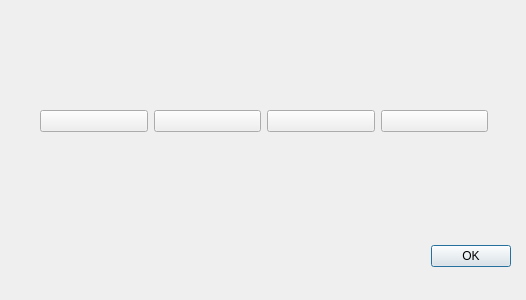
<?xml version="1.0" encoding="UTF-8"?>
<ui version="4.0">
 <class>WhiteQueenDialog</class>
 <widget class="QDialog" name="WhiteQueenDialog">
  <property name="geometry">
   <rect>
    <x>0</x>
    <y>0</y>
    <width>526</width>
    <height>300</height>
   </rect>
  </property>
  <property name="windowTitle">
   <string>Dialog</string>
  </property>
  <widget class="QDialogButtonBox" name="buttonBox">
   <property name="geometry">
    <rect>
     <x>170</x>
     <y>240</y>
     <width>341</width>
     <height>32</height>
    </rect>
   </property>
   <property name="orientation">
    <enum>Qt::Horizontal</enum>
   </property>
   <property name="standardButtons">
    <set>QDialogButtonBox::Ok</set>
   </property>
  </widget>
  <widget class="QWidget" name="horizontalLayoutWidget">
   <property name="geometry">
    <rect>
     <x>40</x>
     <y>70</y>
     <width>448</width>
     <height>103</height>
    </rect>
   </property>
   <layout class="QHBoxLayout" name="horizontalLayout">
    <item>
     <widget class="QPushButton" name="queen">
      <property name="text">
       <string/>
      </property>
      <property name="icon">
       <iconset resource="images.qrc">
        <normaloff>:/assets/queen_w.svg</normaloff>:/assets/queen_w.svg</iconset>
      </property>
      <property name="iconSize">
       <size>
        <width>95</width>
        <height>95</height>
       </size>
      </property>
     </widget>
    </item>
    <item>
     <widget class="QPushButton" name="rook">
      <property name="text">
       <string/>
      </property>
      <property name="icon">
       <iconset resource="images.qrc">
        <normaloff>:/assets/rook_w.svg</normaloff>:/assets/rook_w.svg</iconset>
      </property>
      <property name="iconSize">
       <size>
        <width>95</width>
        <height>95</height>
       </size>
      </property>
     </widget>
    </item>
    <item>
     <widget class="QPushButton" name="bishop">
      <property name="text">
       <string/>
      </property>
      <property name="icon">
       <iconset resource="images.qrc">
        <normaloff>:/assets/bishop_w.svg</normaloff>:/assets/bishop_w.svg</iconset>
      </property>
      <property name="iconSize">
       <size>
        <width>95</width>
        <height>95</height>
       </size>
      </property>
     </widget>
    </item>
    <item>
     <widget class="QPushButton" name="knight">
      <property name="text">
       <string/>
      </property>
      <property name="icon">
       <iconset resource="images.qrc">
        <normaloff>:/assets/knight_w.svg</normaloff>:/assets/knight_w.svg</iconset>
      </property>
      <property name="iconSize">
       <size>
        <width>95</width>
        <height>95</height>
       </size>
      </property>
     </widget>
    </item>
   </layout>
  </widget>
 </widget>
 <resources>
  <include location="images.qrc"/>
 </resources>
 <connections>
  <connection>
   <sender>buttonBox</sender>
   <signal>accepted()</signal>
   <receiver>WhiteQueenDialog</receiver>
   <slot>accept()</slot>
   <hints>
    <hint type="sourcelabel">
     <x>248</x>
     <y>254</y>
    </hint>
    <hint type="destinationlabel">
     <x>157</x>
     <y>274</y>
    </hint>
   </hints>
  </connection>
  <connection>
   <sender>buttonBox</sender>
   <signal>rejected()</signal>
   <receiver>WhiteQueenDialog</receiver>
   <slot>reject()</slot>
   <hints>
    <hint type="sourcelabel">
     <x>316</x>
     <y>260</y>
    </hint>
    <hint type="destinationlabel">
     <x>286</x>
     <y>274</y>
    </hint>
   </hints>
  </connection>
 </connections>
</ui>
